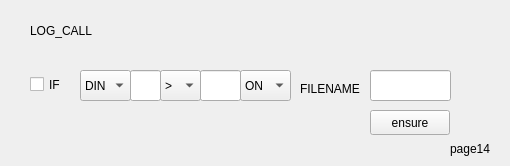
   <widget class="QWidget" name="page_15">
    <widget class="QLineEdit" name="call_filename_lineEdit">
     <property name="geometry">
      <rect>
       <x>370</x>
       <y>70</y>
       <width>81</width>
       <height>31</height>
      </rect>
     </property>
    </widget>
    <widget class="QLabel" name="label_71">
     <property name="geometry">
      <rect>
       <x>30</x>
       <y>20</y>
       <width>81</width>
       <height>21</height>
      </rect>
     </property>
     <property name="text">
      <string>LOG_CALL</string>
     </property>
    </widget>
    <widget class="QLabel" name="label_72">
     <property name="geometry">
      <rect>
       <x>300</x>
       <y>80</y>
       <width>67</width>
       <height>17</height>
      </rect>
     </property>
     <property name="text">
      <string>FILENAME</string>
     </property>
    </widget>
    <widget class="QLabel" name="label_73">
     <property name="geometry">
      <rect>
       <x>450</x>
       <y>140</y>
       <width>51</width>
       <height>17</height>
      </rect>
     </property>
     <property name="text">
      <string>page14</string>
     </property>
    </widget>
    <widget class="QComboBox" name="call_comparevalue2_comboBox">
     <property name="geometry">
      <rect>
       <x>240</x>
       <y>70</y>
       <width>51</width>
       <height>31</height>
      </rect>
     </property>
     <item>
      <property name="text">
       <string>ON</string>
      </property>
     </item>
     <item>
      <property name="text">
       <string>OFF</string>
      </property>
     </item>
    </widget>
    <widget class="QComboBox" name="call_comparesign_comboBox">
     <property name="geometry">
      <rect>
       <x>160</x>
       <y>70</y>
       <width>41</width>
       <height>31</height>
      </rect>
     </property>
     <item>
      <property name="text">
       <string>&gt;</string>
      </property>
     </item>
     <item>
      <property name="text">
       <string>&lt;</string>
      </property>
     </item>
     <item>
      <property name="text">
       <string>&gt;=</string>
      </property>
     </item>
     <item>
      <property name="text">
       <string>&lt;=</string>
      </property>
     </item>
     <item>
      <property name="text">
       <string>=</string>
      </property>
     </item>
    </widget>
    <widget class="QComboBox" name="call_vartype_comboBox">
     <property name="geometry">
      <rect>
       <x>80</x>
       <y>70</y>
       <width>51</width>
       <height>31</height>
      </rect>
     </property>
     <item>
      <property name="text">
       <string>DIN</string>
      </property>
     </item>
     <item>
      <property name="text">
       <string>DOUT</string>
      </property>
     </item>
     <item>
      <property name="text">
       <string>B</string>
      </property>
     </item>
     <item>
      <property name="text">
       <string>INT</string>
      </property>
     </item>
    </widget>
    <widget class="QLineEdit" name="call_varaddress_lineEdit">
     <property name="geometry">
      <rect>
       <x>130</x>
       <y>70</y>
       <width>31</width>
       <height>31</height>
      </rect>
     </property>
    </widget>
    <widget class="QLineEdit" name="call_comparevalue1_lineEdit">
     <property name="geometry">
      <rect>
       <x>200</x>
       <y>70</y>
       <width>41</width>
       <height>31</height>
      </rect>
     </property>
    </widget>
    <widget class="QPushButton" name="call_ensure_pushButton">
     <property name="geometry">
      <rect>
       <x>370</x>
       <y>110</y>
       <width>80</width>
       <height>25</height>
      </rect>
     </property>
     <property name="text">
      <string>ensure</string>
     </property>
    </widget>
    <widget class="QCheckBox" name="call_if_checkBox">
     <property name="geometry">
      <rect>
       <x>30</x>
       <y>69</y>
       <width>41</width>
       <height>31</height>
      </rect>
     </property>
     <property name="text">
      <string>IF</string>
     </property>
    </widget>
   </widget>
